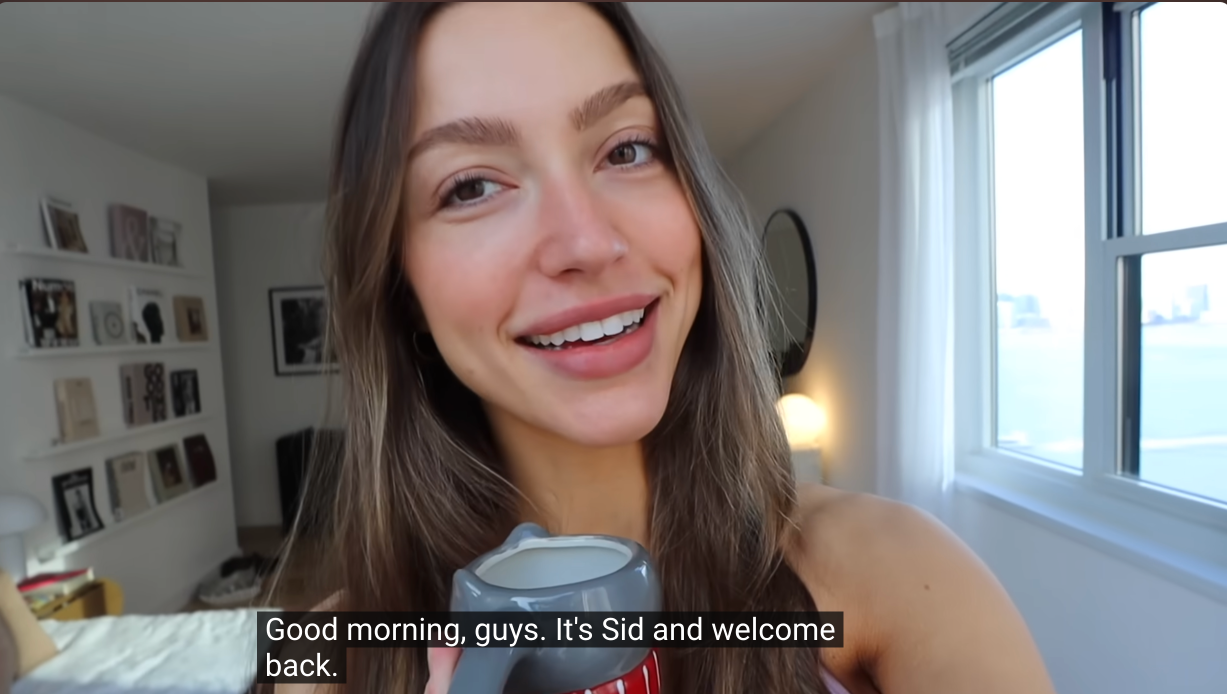
#> input picture input/demo/1.png, 2454 x 1388 px (shown at 1/2 size)
$ python -i ai_generate.py   (imports and definitions only)
#> lines starting #> are read from the running program, lines starting #| are printed output that depends on the picture
from __future__ import annotations

import base64
import json
import os
import shutil
import tempfile
from pathlib import Path
from typing import BinaryIO, Iterable, Mapping

import requests
from openai import OpenAI
from PIL import Image

from config import CANVAS_HEIGHT, CANVAS_WIDTH, OUTPUT_DIR
from generate import CoverText
from template_config import AI_REFERENCE_PROMPT, REFERENCE_PATH


AI_MODEL = "gpt-image-2"
AI_WORK_SIZE = "1088x1456"


ITERATION_BASE_RULES = """
基于当前这一版继续迭代，不要重新生成，不要改原本的产出逻辑，只按用户本次口述做局部修改，其余保持不变。

保持不变：
- 整体版式逻辑
- 三图拼接逻辑
- 标题区逻辑
- 底部信息卡逻辑
- 播放按钮逻辑
- 图片顺序逻辑
- 整体色调和风格
- 人物脸部质感和清晰度

本次只修改用户明确指出的内容。
不要重做整张图，不要重新设计，不要改变布局，不要移动播放按钮，不要放大底部卡片，不要修改未提到的文字。
""".strip()


LOCK_LAYOUT_RULES = """
锁定版式要求：
- 不改版式
- 不改元素位置
- 不改播放按钮位置
- 不改底部信息卡大小
- 不改图片顺序
- 不改没有提到的文字
""".strip()


# [107 lines left out: functions normalize_base_url, build_cover_prompt, build_iteration_prompt, _save_uploads_to_temp_files, not called in this run]


def _normalize_to_output_size(image: Image.Image) -> Image.Image:
    image = image.convert("RGB")
    src_w, src_h = image.size
    target_ratio = CANVAS_WIDTH / CANVAS_HEIGHT
    source_ratio = src_w / src_h

    if abs(source_ratio - target_ratio) > 0.02:
        raise RuntimeError(
            f"AI 接口返回尺寸是 {src_w}x{src_h}，不是 3:4。为避免裁掉顶部/底部元素，已停止后处理。"
            f"请确认网关支持 size={AI_WORK_SIZE}，或改用固定模板。"
        )

    scale = max(CANVAS_WIDTH / src_w, CANVAS_HEIGHT / src_h)
    resized = image.resize((round(src_w * scale), round(src_h * scale)), Image.Resampling.LANCZOS)
    left = max(0, (resized.width - CANVAS_WIDTH) // 2)
    top = max(0, (resized.height - CANVAS_HEIGHT) // 2)
    return resized.crop((left, top, left + CANVAS_WIDTH, top + CANVAS_HEIGHT))


# [113 lines left out: functions _decode_image_payload, _extract_image_bytes, generate_ai_cover, not called in this run]


def default_ai_output_path(cover_id: str) -> Path:
    safe_id = str(cover_id).strip() or "cover"
    return OUTPUT_DIR / f"{safe_id}_ai.png"


# [38 lines left out: function generate_iteration_cover, not called in this run]

>>> import cv2
>>> picture = cv2.imread('input/demo/1.png', cv2.IMREAD_GRAYSCALE)
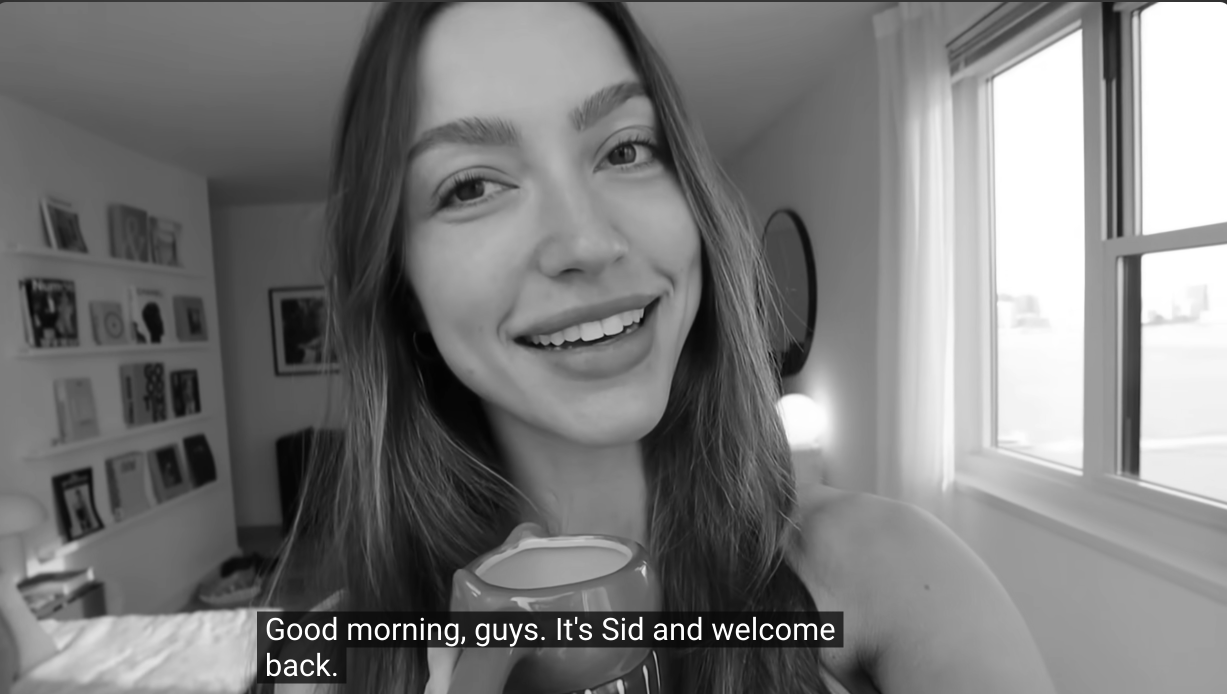
#> picture: shape (1388, 2454) (shown at 1/2 size); min 2, max 255, mean 122.2
#> (the run stopped early here; a loop or call above may not have finished)
